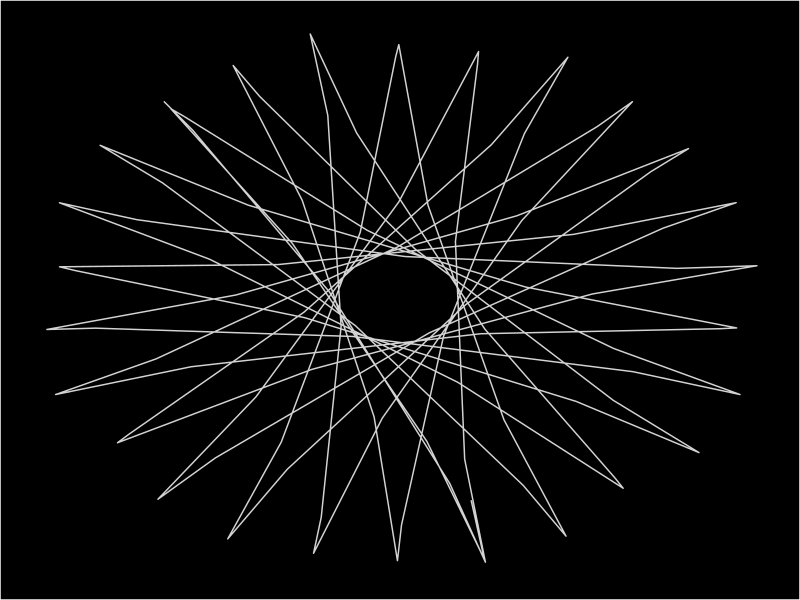
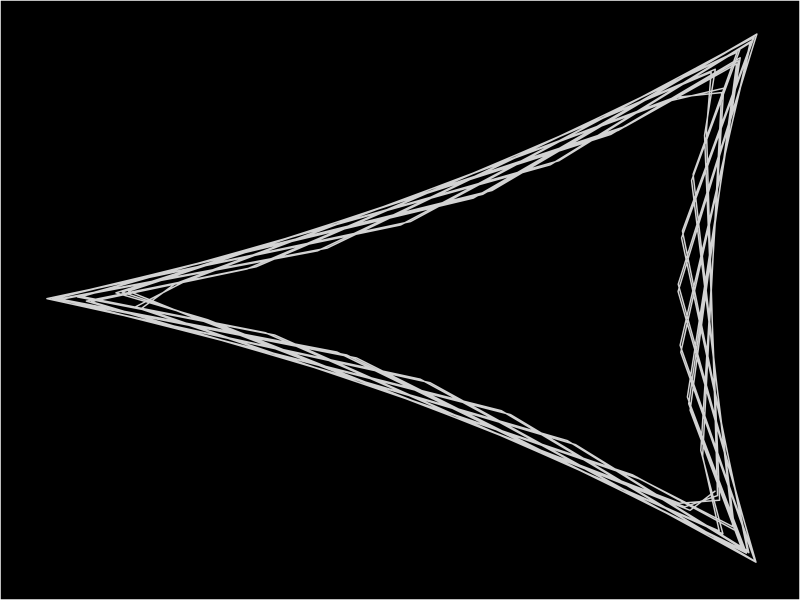
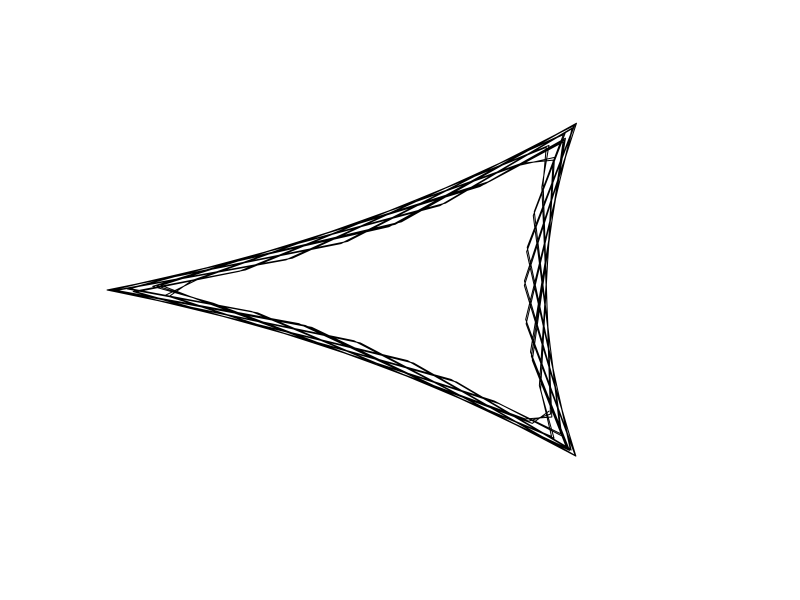
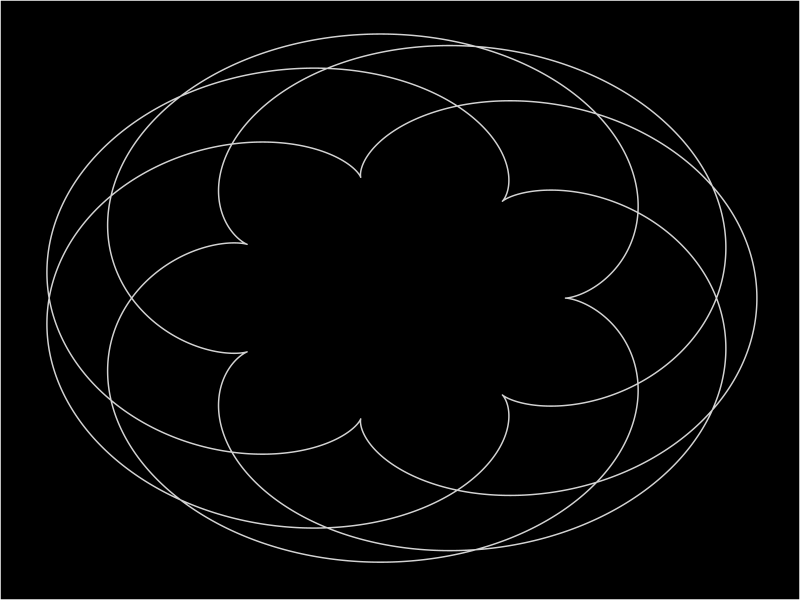
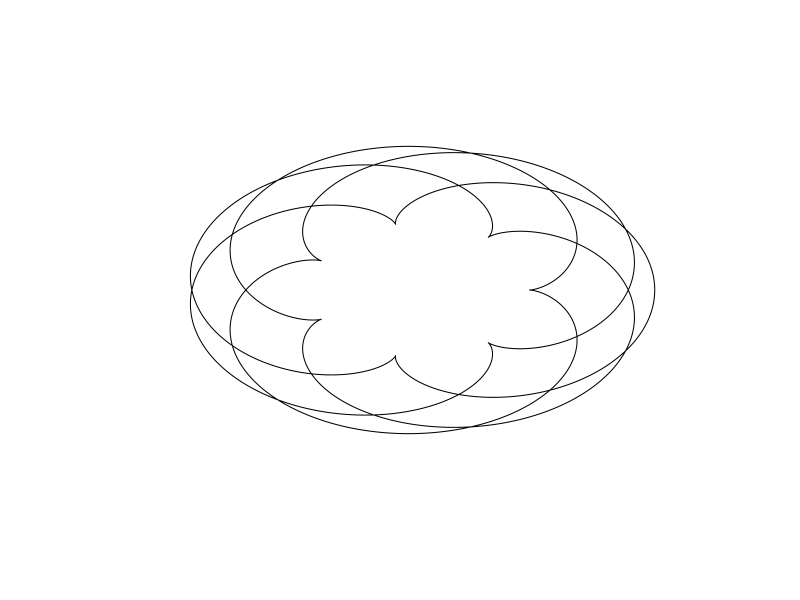
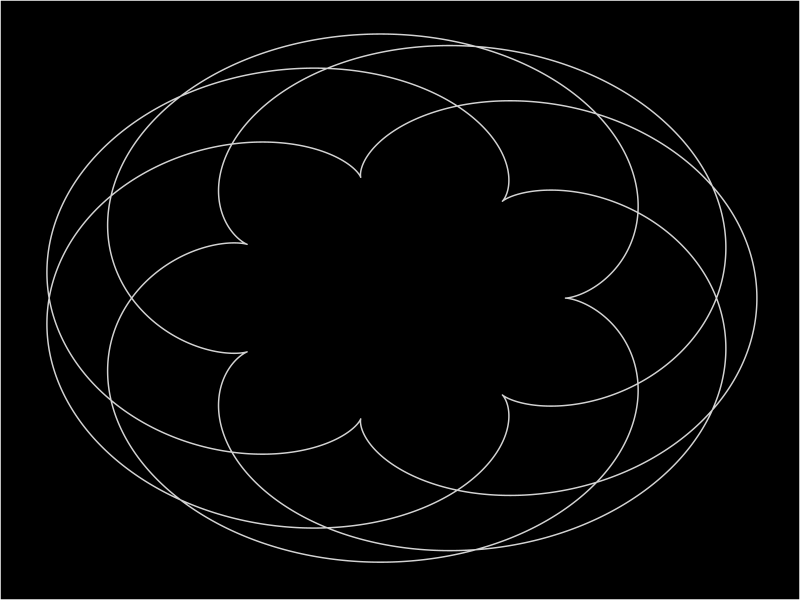
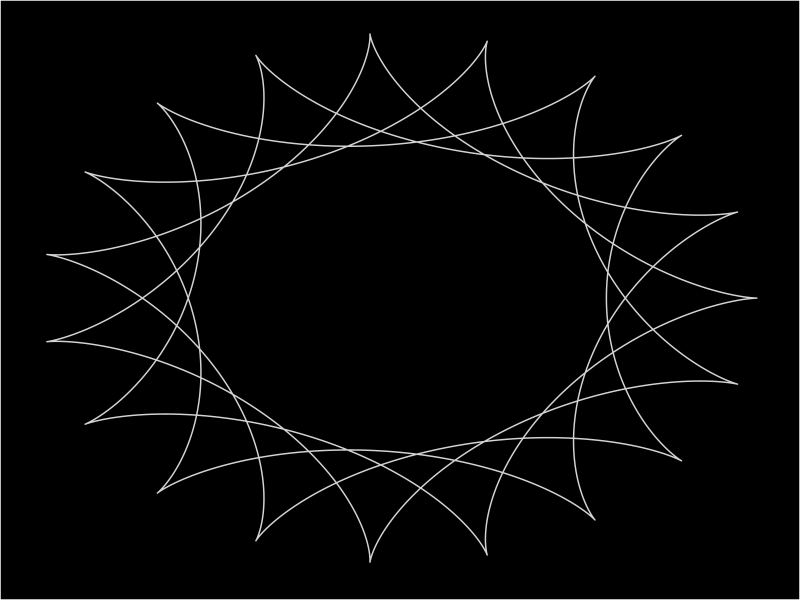
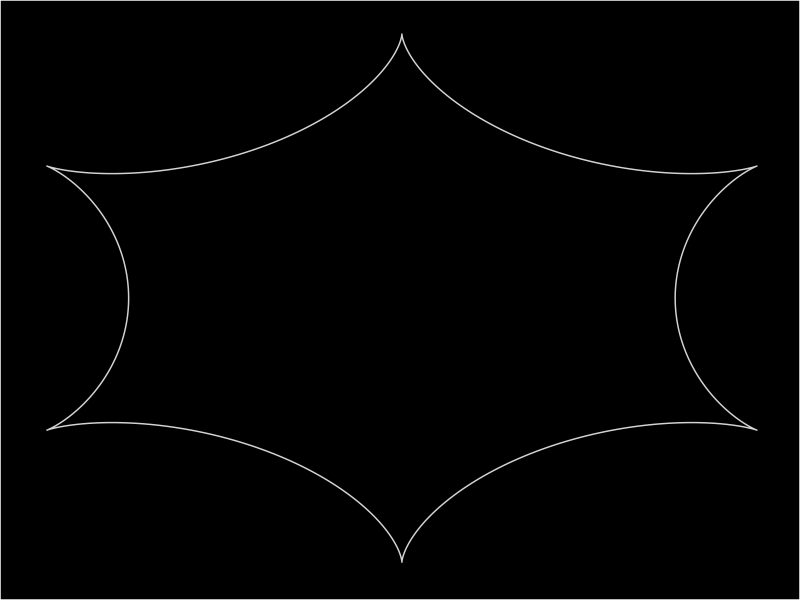

Here is the R script that generated these plots, in order:
## https://cdr6934.medium.com/how-i-used-excel-to-create-abstract-album-artwork-fee740d4414f
library(tidyverse)
valX <- function(t,a,b){ ( (a-b) * cos(t) ) + b*cos(t* ((a/b)-1))}
valY <- function(t,a,b){ ( (a-b) * sin(t) ) + b*sin(t* ((a/b)-1))}

emptyCanvas <- function(pltLimit = 5 ){
  plot(0, 0,
       xlim=c(-pltLimit,pltLimit),
       ylim=c(-pltLimit,pltLimit),
       col = "transparent", xlab = "", ylab = "", axes=F)
}

drawSpirograph <- function(a=4,b=15,step=1){
  
  x = c()
  y = c()
  for (t in seq(1,100,step)){
    x <- c(x,valX(t,a,b))
    y <- c(y,valY(t,a,b))
  }
  out <- data.frame( cbind(x,y))
  
  spiro <- ggplot(out,aes(x=x,y=y)) +
    geom_path(color='lightgray') +
    theme(
      axis.ticks =   element_blank(),
      axis.text =    element_blank(),
      axis.title =   element_blank(),
      panel.grid.major = element_blank(),
      panel.grid.minor = element_blank(),
      plot.background=element_rect(fill = "black"),
      panel.background = element_rect(fill = 'black'))
  print(spiro)
  return(out)
}

#### 20210501
## logo 618 design studio 
drawSpirograph(4,15) 
### Also can be drawin with lines
tmp <- drawSpirograph(4,-4)
emptyCanvas(12)
lines(tmp)

#### 20210502
## New parameters for next post
### Also can be drawing with lines
newSpiro <- drawSpirograph(15,11,.01) 
emptyCanvas(20)
lines(newSpiro)


#### 20210503
### spirospirospiro
newSpiro <- drawSpirograph(15,11,.01) 
newSpiro2 <- drawSpirograph(11,15,.01)
newSpiro3 <- drawSpirograph(4,5,.01) 
emptyCanvas(20)
lines(newSpiro)
lines(newSpiro2)
lines(newSpiro3)

ggplot() +
  geom_path(newSpiro,mapping = aes(x,y),color='lightgray') +
  geom_path(newSpiro2,mapping = aes(x,y),color='lightgray') +
  geom_path(newSpiro3,mapping = aes(x,y),color='lightgray') +
    theme(
    axis.ticks =   element_blank(),
    axis.text =    element_blank(),
    axis.title =   element_blank(),
    panel.grid.major = element_blank(),
    panel.grid.minor = element_blank(),
    plot.background=element_rect(fill = "black"),
    panel.background = element_rect(fill = 'black'))



#### 20210503
### spirospirospiro
newSpiro <- drawSpirograph(1,2,.01) 
newSpiro2 <- drawSpirograph(2,3,.01) 
newSpiro3 <- drawSpirograph(2,1,.01)
newSpiro4 <- drawSpirograph(3,4,.01)  

emptyCanvas(20)
lines(newSpiro)
lines(newSpiro2)
lines(newSpiro3)
lines(newSpiro4)

ggplot() +
  geom_path(newSpiro,mapping = aes(x,y),color='lightgray') +
  geom_path(newSpiro2,mapping = aes(x,y),color='lightgray') +
  geom_path(newSpiro3,mapping = aes(x,y),color='lightgray') +
  geom_path(newSpiro4,mapping = aes(x,y),color='lightgray') +
  theme(
    axis.ticks =   element_blank(),
    axis.text =    element_blank(),
    axis.title =   element_blank(),
    panel.grid.major = element_blank(),
    panel.grid.minor = element_blank(),
    plot.background=element_rect(fill = "black"),
    panel.background = element_rect(fill = 'black'))
